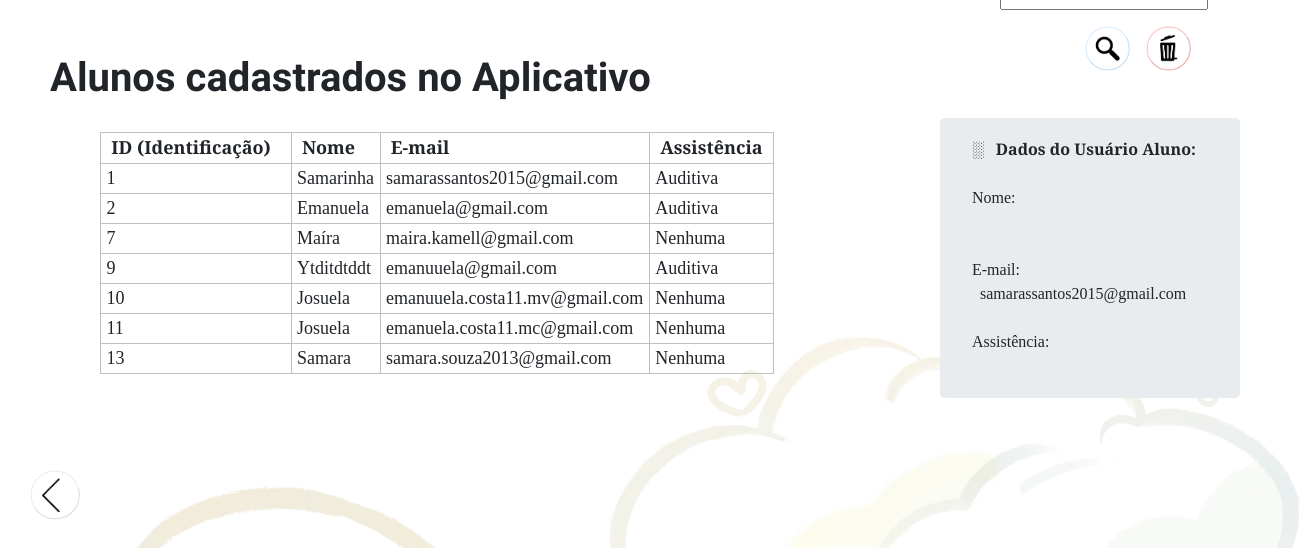
The page /Site/relatorioaluno.php (signed in) on the database its author committed.
### tables this page shows
CREATE TABLE `TB_ALUNO` (
  `ID_ALUNO` int(11) NOT NULL,
  `NOME_ALUNO` varchar(60) NOT NULL,
  `EMAIL_ALUNO` varchar(60) NOT NULL,
  `SENHA_ALUNO` varchar(16) NOT NULL,
  `ASSISTENCIA_ALUNO` varchar(20) NOT NULL
);

### Site/relatorioaluno.php (the view, shortened to what this page needs)
<!DOCTYPE html>
<html>
<head>
	<link rel="stylesheet" href="https://stackpath.bootstrapcdn.com/bootstrap/4.3.1/css/bootstrap.min.css">
</head>
<body>
<?php
include"conect.php";
	$Matriz=$conexao->prepare("select* FROM TB_ALUNO");
	$Matriz->execute();
	echo "<br><br>
	<b style='font-family:Megrim; font-size:40px; margin-left:50px'> Alunos cadastrados no Aplicativo </b><br><br>";
	echo "<table border=1 class='tab01'>";
	echo "<tr>";
	echo "<td><b>&nbsp ID (Identificação) &nbsp&nbsp&nbsp</td>";
	echo "<td><b>&nbsp Nome &nbsp</td>";
	echo "<td><b>&nbsp E-mail &nbsp</td>";
	echo "<td><b>&nbsp Assistência &nbsp</b></td>";
	echo "</tr>";
	while ($Linha = $Matriz->fetch(PDO::FETCH_OBJ))
	{
		$idAluno = $Linha->ID_ALUNO;
		$nomeAluno = $Linha->NOME_ALUNO;
		$emailAluno = $Linha->EMAIL_ALUNO;
		$assistenciaAluno = $Linha->ASSISTENCIA_ALUNO;
	echo "<tr>";
	echo "<td>&nbsp".$idAluno."&nbsp</td>";
	echo "<td>&nbsp".$nomeAluno."&nbsp</td>";
	echo "<td>&nbsp".$emailAluno."&nbsp</td>";
	echo "<td>&nbsp".$assistenciaAluno."&nbsp</td>";
	echo "</tr>";
	}
	echo "</table>";
if (isset($_REQUEST['valor']) and ($_REQUEST['valor'] == 'enviado'))
{
		if ($_POST["id_aluno"]!="") $_SESSION['IdAluno'] = $_POST['id_aluno'];
		$Botao=$_POST["Botao"];
		if ($Botao == "Excluir")
		{
			include"alteraraluno.php";
		}
		if ($Botao == "Pesquisar")
		{
			include"localizaraluno.php";
		}
	}
	else
	{
		?>
		<br>
		<div class="formulario">
		<form name="form1" action="relatorioaluno.php?valor=enviado" method="POST">
			<div class="form-group">
				<label for="id"> ID do Aluno </label><p>
				<input class="input" class="form-control" type="text"  placeholder="Preencha ID do Aluno" name="id_aluno">
			</div>
			<div class="form-group">
				<button name="Botao" value="Pesquisar" input type='submit' class='btnPesquisar'></button>
				<button name="Botao"  value='Excluir' input type='submit' class='btnExcluir' onclick="return confirm('Tem certeza que deseja deletar este registro?')"></button>
			</div>
		</form>
		</div>
		<br><br><br>
		<a href="resposta.php"> <img src="imag/voltar2.png" class="btnVoltar"> </a>
		</body>
		<?php
	if ($_SESSION['controleAluno']=='localizado')
	{
	echo "<br><br>
		  <section class='jumbotron'>
		  <div id='MostraPesq' style='margin-top:-45px'>
		  <b>░&nbsp&nbsp Dados do Usuário Aluno: </b><br><br>";
	echo "Nome:<BR> &nbsp&nbsp"
		.$_SESSION['nomeAluno'].'<br>'.'<br>';
	echo "E-mail:<BR> &nbsp&nbsp"
		.$_SESSION['emailAluno'].'<br>'.'<br>';
	echo "Assistência:<BR> &nbsp&nbsp"
		.$_SESSION['assistenciaAluno'].'<br>'.'<br></div></section>';
	}
}
?>
</html>

### Site/relatorioaluno.php (style rules this page uses)
body { background: url("imag/backgroundnuv.png") no-repeat center center fixed; background-size: cover; -webkit-background-size: cover; -moz-background-size: cover; -ms-background-size: cover; -o-background-size: cover; }
.formulario { font-family: 'Alegreya Sans SC'; float: left; margin-top: -450px; margin-left: 1000px; width: 300px; }
.jumbotron { font-family: 'Alegreya Sans SC'; height: 280px; width: 300px; float: right; margin-right: 70px; margin-left: 40px; margin-top: -400px; }
.tab01 { font-family: 'Alegreya Sans SC'; margin-left: 100px; font-size: 18px; border-color: #C0C0C0; }
.btnPesquisar { background-image: url("imag/pesquisa2.png"); background-color: Transparent; background-repeat: no-repeat; background-size: 45px 45px; cursor: pointer; width: 45px; height: 45px; border: none; margin-left: 85px; }
.btnExcluir { background-image: url("imag/excluir2.png"); background-color: Transparent; background-repeat: no-repeat; background-size: 45px 45px; cursor: pointer; width: 45px; height: 45px; border: none; }
.btnVoltar { width: 50px; height: 50px; background-repeat: no-repeat; background-size: 50px 50px; margin-left: 30px; float: left; }

### rows shown on the page
tb_aluno: ID_ALUNO "1", NOME_ALUNO "Samarinha", EMAIL_ALUNO "samarassantos2015@gmail.com", ASSISTENCIA_ALUNO "Auditiva"
tb_aluno: ID_ALUNO "2", NOME_ALUNO "Emanuela", EMAIL_ALUNO "emanuela@gmail.com", ASSISTENCIA_ALUNO "Auditiva"
tb_aluno: ID_ALUNO "7", NOME_ALUNO "Maíra", EMAIL_ALUNO "maira.kamell@gmail.com", ASSISTENCIA_ALUNO "Nenhuma"
tb_aluno: ID_ALUNO "9", NOME_ALUNO "Ytditdtddt", EMAIL_ALUNO "emanuuela@gmail.com", ASSISTENCIA_ALUNO "Auditiva"
tb_aluno: ID_ALUNO "10", NOME_ALUNO "Josuela", EMAIL_ALUNO "emanuuela.costa11.mv@gmail.com", ASSISTENCIA_ALUNO "Nenhuma"
tb_aluno: ID_ALUNO "11", NOME_ALUNO "Josuela", EMAIL_ALUNO "emanuela.costa11.mc@gmail.com", ASSISTENCIA_ALUNO "Nenhuma"
tb_aluno: ID_ALUNO "13", NOME_ALUNO "Samara", EMAIL_ALUNO "samara.souza2013@gmail.com", ASSISTENCIA_ALUNO "Nenhuma"

### other values the page prints
$_SESSION['emailAluno'] "samarassantos2015@gmail.com"
